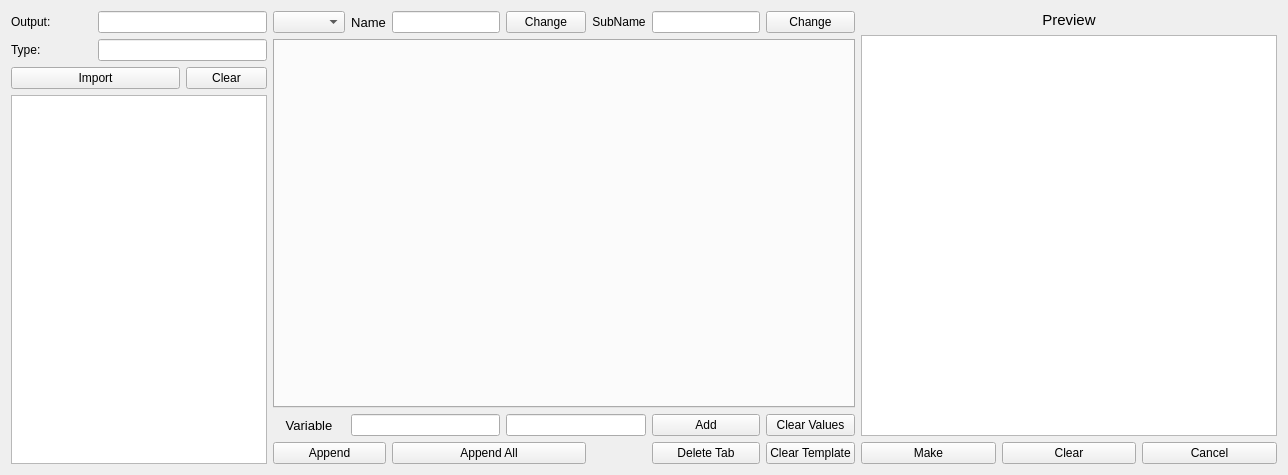
<?xml version="1.0" encoding="UTF-8"?>
<ui version="4.0">
 <class>Component</class>
 <widget class="QWidget" name="Component">
  <property name="geometry">
   <rect>
    <x>0</x>
    <y>0</y>
    <width>1288</width>
    <height>475</height>
   </rect>
  </property>
  <property name="sizePolicy">
   <sizepolicy hsizetype="Fixed" vsizetype="Fixed">
    <horstretch>0</horstretch>
    <verstretch>0</verstretch>
   </sizepolicy>
  </property>
  <property name="windowTitle">
   <string>Component</string>
  </property>
  <property name="windowIcon">
   <iconset>
    <normaloff>../icons/ncc.png</normaloff>../icons/ncc.png</iconset>
  </property>
  <layout class="QHBoxLayout" name="horizontalLayout">
   <item>
    <layout class="QGridLayout" name="gridLayout_1">
     <item row="1" column="0">
      <widget class="QLabel" name="labelOutput">
       <property name="text">
        <string>Output:</string>
       </property>
      </widget>
     </item>
     <item row="1" column="1" colspan="2">
      <widget class="QLineEdit" name="lineOutput"/>
     </item>
     <item row="4" column="0" rowspan="3" colspan="3">
      <widget class="QListWidget" name="listImport"/>
     </item>
     <item row="3" column="2">
      <widget class="QPushButton" name="pushImportClear">
       <property name="text">
        <string>Clear</string>
       </property>
      </widget>
     </item>
     <item row="3" column="0" colspan="2">
      <widget class="QPushButton" name="pushImport">
       <property name="sizePolicy">
        <sizepolicy hsizetype="Expanding" vsizetype="Fixed">
         <horstretch>0</horstretch>
         <verstretch>0</verstretch>
        </sizepolicy>
       </property>
       <property name="focusPolicy">
        <enum>Qt::NoFocus</enum>
       </property>
       <property name="text">
        <string>Import</string>
       </property>
      </widget>
     </item>
     <item row="2" column="0">
      <widget class="QLabel" name="labelCtype">
       <property name="sizePolicy">
        <sizepolicy hsizetype="Preferred" vsizetype="Maximum">
         <horstretch>0</horstretch>
         <verstretch>0</verstretch>
        </sizepolicy>
       </property>
       <property name="text">
        <string>Type:</string>
       </property>
      </widget>
     </item>
     <item row="2" column="1" colspan="2">
      <widget class="QLineEdit" name="lineCtype"/>
     </item>
    </layout>
   </item>
   <item>
    <layout class="QGridLayout" name="gridLayout_2">
     <item row="0" column="3">
      <widget class="QPushButton" name="pushChangeName">
       <property name="sizePolicy">
        <sizepolicy hsizetype="Preferred" vsizetype="Fixed">
         <horstretch>0</horstretch>
         <verstretch>0</verstretch>
        </sizepolicy>
       </property>
       <property name="text">
        <string>Change</string>
       </property>
      </widget>
     </item>
     <item row="2" column="6">
      <widget class="QPushButton" name="pushClearVals">
       <property name="sizePolicy">
        <sizepolicy hsizetype="Preferred" vsizetype="Fixed">
         <horstretch>0</horstretch>
         <verstretch>0</verstretch>
        </sizepolicy>
       </property>
       <property name="text">
        <string>Clear Values</string>
       </property>
      </widget>
     </item>
     <item row="2" column="1" colspan="2">
      <widget class="QLineEdit" name="lineNewParaName">
       <property name="sizePolicy">
        <sizepolicy hsizetype="Preferred" vsizetype="Fixed">
         <horstretch>0</horstretch>
         <verstretch>0</verstretch>
        </sizepolicy>
       </property>
      </widget>
     </item>
     <item row="2" column="3" colspan="2">
      <widget class="QLineEdit" name="lineNewParaValue">
       <property name="sizePolicy">
        <sizepolicy hsizetype="Preferred" vsizetype="Fixed">
         <horstretch>0</horstretch>
         <verstretch>0</verstretch>
        </sizepolicy>
       </property>
       <property name="focusPolicy">
        <enum>Qt::StrongFocus</enum>
       </property>
      </widget>
     </item>
     <item row="2" column="5">
      <widget class="QPushButton" name="pushAdd">
       <property name="sizePolicy">
        <sizepolicy hsizetype="Preferred" vsizetype="Fixed">
         <horstretch>0</horstretch>
         <verstretch>0</verstretch>
        </sizepolicy>
       </property>
       <property name="focusPolicy">
        <enum>Qt::NoFocus</enum>
       </property>
       <property name="text">
        <string>Add</string>
       </property>
      </widget>
     </item>
     <item row="0" column="0">
      <widget class="QComboBox" name="comboComp">
       <property name="sizePolicy">
        <sizepolicy hsizetype="Preferred" vsizetype="Fixed">
         <horstretch>0</horstretch>
         <verstretch>0</verstretch>
        </sizepolicy>
       </property>
      </widget>
     </item>
     <item row="0" column="4">
      <widget class="QLabel" name="labelSubname">
       <property name="text">
        <string>SubName</string>
       </property>
       <property name="alignment">
        <set>Qt::AlignCenter</set>
       </property>
      </widget>
     </item>
     <item row="0" column="6">
      <widget class="QPushButton" name="pushChangeSubname">
       <property name="text">
        <string>Change</string>
       </property>
      </widget>
     </item>
     <item row="2" column="0">
      <widget class="QLabel" name="labelVariable">
       <property name="sizePolicy">
        <sizepolicy hsizetype="Preferred" vsizetype="Preferred">
         <horstretch>0</horstretch>
         <verstretch>0</verstretch>
        </sizepolicy>
       </property>
       <property name="font">
        <font>
         <pointsize>10</pointsize>
        </font>
       </property>
       <property name="text">
        <string>Variable</string>
       </property>
       <property name="alignment">
        <set>Qt::AlignCenter</set>
       </property>
      </widget>
     </item>
     <item row="1" column="0" colspan="7">
      <widget class="QTabWidget" name="tabComp">
       <property name="sizePolicy">
        <sizepolicy hsizetype="Preferred" vsizetype="Preferred">
         <horstretch>0</horstretch>
         <verstretch>0</verstretch>
        </sizepolicy>
       </property>
       <property name="mouseTracking">
        <bool>false</bool>
       </property>
       <property name="focusPolicy">
        <enum>Qt::TabFocus</enum>
       </property>
       <property name="currentIndex">
        <number>-1</number>
       </property>
      </widget>
     </item>
     <item row="0" column="2">
      <widget class="QLineEdit" name="lineName">
       <property name="sizePolicy">
        <sizepolicy hsizetype="Preferred" vsizetype="Fixed">
         <horstretch>0</horstretch>
         <verstretch>0</verstretch>
        </sizepolicy>
       </property>
      </widget>
     </item>
     <item row="0" column="1">
      <widget class="QLabel" name="labelName">
       <property name="font">
        <font>
         <pointsize>10</pointsize>
        </font>
       </property>
       <property name="text">
        <string>Name</string>
       </property>
       <property name="alignment">
        <set>Qt::AlignCenter</set>
       </property>
      </widget>
     </item>
     <item row="0" column="5">
      <widget class="QLineEdit" name="lineSubname"/>
     </item>
     <item row="3" column="0" colspan="2">
      <widget class="QPushButton" name="pushAppend">
       <property name="sizePolicy">
        <sizepolicy hsizetype="Preferred" vsizetype="Fixed">
         <horstretch>0</horstretch>
         <verstretch>0</verstretch>
        </sizepolicy>
       </property>
       <property name="focusPolicy">
        <enum>Qt::NoFocus</enum>
       </property>
       <property name="text">
        <string>Append</string>
       </property>
      </widget>
     </item>
     <item row="3" column="2" colspan="2">
      <widget class="QPushButton" name="pushAppendAll">
       <property name="sizePolicy">
        <sizepolicy hsizetype="Expanding" vsizetype="Fixed">
         <horstretch>0</horstretch>
         <verstretch>0</verstretch>
        </sizepolicy>
       </property>
       <property name="focusPolicy">
        <enum>Qt::NoFocus</enum>
       </property>
       <property name="text">
        <string>Append All</string>
       </property>
      </widget>
     </item>
     <item row="3" column="6">
      <widget class="QPushButton" name="pushClearAll">
       <property name="text">
        <string>Clear Template</string>
       </property>
      </widget>
     </item>
     <item row="3" column="5">
      <widget class="QPushButton" name="pushDeleteTab">
       <property name="text">
        <string>Delete Tab</string>
       </property>
      </widget>
     </item>
    </layout>
   </item>
   <item>
    <layout class="QGridLayout" name="gridLayout_3">
     <item row="2" column="0">
      <widget class="QPushButton" name="pushMake">
       <property name="sizePolicy">
        <sizepolicy hsizetype="Expanding" vsizetype="Fixed">
         <horstretch>0</horstretch>
         <verstretch>0</verstretch>
        </sizepolicy>
       </property>
       <property name="focusPolicy">
        <enum>Qt::NoFocus</enum>
       </property>
       <property name="text">
        <string>Make</string>
       </property>
      </widget>
     </item>
     <item row="2" column="2">
      <widget class="QPushButton" name="pushCancel">
       <property name="sizePolicy">
        <sizepolicy hsizetype="Expanding" vsizetype="Fixed">
         <horstretch>0</horstretch>
         <verstretch>0</verstretch>
        </sizepolicy>
       </property>
       <property name="focusPolicy">
        <enum>Qt::NoFocus</enum>
       </property>
       <property name="text">
        <string>Cancel</string>
       </property>
      </widget>
     </item>
     <item row="0" column="0" colspan="3">
      <widget class="QLabel" name="label">
       <property name="font">
        <font>
         <pointsize>11</pointsize>
        </font>
       </property>
       <property name="text">
        <string>Preview</string>
       </property>
       <property name="alignment">
        <set>Qt::AlignCenter</set>
       </property>
      </widget>
     </item>
     <item row="1" column="0" colspan="3">
      <widget class="QTextBrowser" name="textPreview">
       <property name="sizePolicy">
        <sizepolicy hsizetype="Preferred" vsizetype="Expanding">
         <horstretch>0</horstretch>
         <verstretch>0</verstretch>
        </sizepolicy>
       </property>
      </widget>
     </item>
     <item row="2" column="1">
      <widget class="QPushButton" name="pushClearPrev">
       <property name="sizePolicy">
        <sizepolicy hsizetype="Expanding" vsizetype="Fixed">
         <horstretch>0</horstretch>
         <verstretch>0</verstretch>
        </sizepolicy>
       </property>
       <property name="text">
        <string>Clear</string>
       </property>
      </widget>
     </item>
    </layout>
   </item>
  </layout>
 </widget>
 <tabstops>
  <tabstop>listImport</tabstop>
  <tabstop>pushCancel</tabstop>
  <tabstop>textPreview</tabstop>
 </tabstops>
 <resources/>
 <connections/>
</ui>
